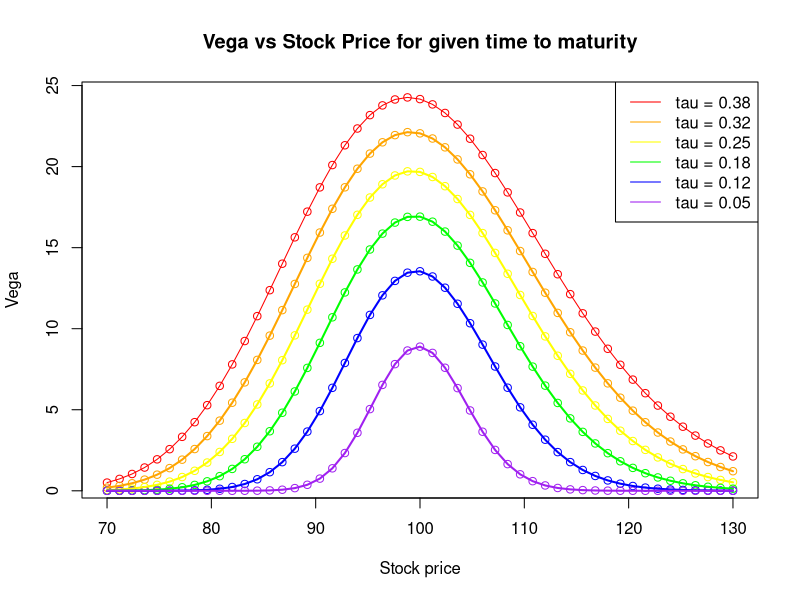
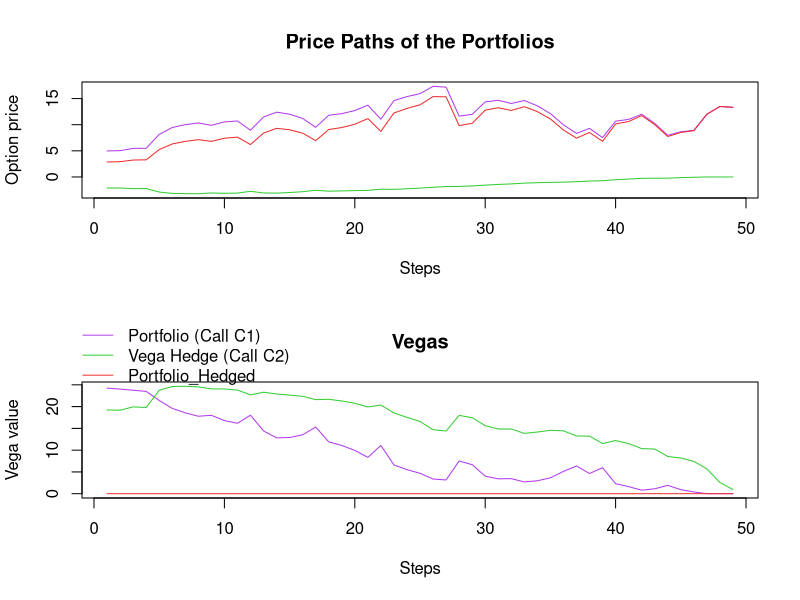

Reproduce these figures in R, in order.
rm(list = ls(all = TRUE))
graphics.off()

# Declare variables
n   = 50        # periods (steps)
S0  = 98        # initial stock price
sig = 0.2       # volatility
r   = 0.05      # risk-free interest rate
K1  = 100       # exercise price of call C1
K2  = 110       # exercise price of call C2
t0  = 6/52      # current time (1 week = 1/52)
mat = 26/52     # maturity

# Function for price of the call
black_scholes_call = function(S, K, Tau, r, sigma) {
                 y = (log(S/K) + (r - sigma^2/2) * Tau)/(sigma * sqrt(Tau))
                 v = S * pnorm(y + sigma * sqrt(Tau)) - exp(-r * Tau) * K * pnorm(y)
                 return(v)
}

# Function for vega
black_scholes_vega = function(S, K, Tau, r, sigma) {
                 y = (log(S/K) + (r - sigma^2/2) * Tau)/(sigma * sqrt(Tau))
                 v = S * sqrt(Tau) * dnorm(y + sigma * sqrt(Tau))
                 return(v)
}


GeneratePaths = function(S0, sig, maturity, K1, K2, r, n, t0) {
          dt 	= (maturity - t0)/n             # period between steps n 
          t 	= seq(t0, maturity, l = n)      # maturity - t0 divided in n intervals
          tau = maturity - t                  # time to maturity
  
  # Simulate the stock price path
  Wt 	= c(0, sqrt(dt) * cumsum(rnorm(n - 1, 0, 1)))
  S 	= S0 * exp((r - 0.5 * sig^2) * t + sig * Wt)
  
  # Compute vegas and the associated hedging costs
  C1              = black_scholes_call(S, K1, tau, r, sig)
  C2              = black_scholes_call(S, K2, tau, r, sig)
  vega1           = black_scholes_vega(S, K1, tau, r, sig)
  vega2           = black_scholes_vega(S, K2, tau, r, sig)
  hedge_costs     = c(-vega1[1]/vega2[1] * C2[1], -(vega1[2:n]/vega2[2:n]) * C2[2:(n)])
  ptf_hedged      = C1 + hedge_costs
  vega3           = vega1 + (hedge_costs / C2) * vega2
  
  # Result
  result = data.frame(C1 = C1[1:(n-1)], CumCosts = hedge_costs[1:(n-1)], ptf_hedged = ptf_hedged[1:(n-1)],
                      vega1 = vega1[1:(n-1)],vega2 = vega2[1:(n-1)],vega3 = vega3[1:(n-1)])
                      return(result)
}

# Run simulation of the result
sim = GeneratePaths(S0 = S0, sig = sig, maturity = mat, K1 = K1, K2 = K2, r = r, n = n, 
                    t0 = t0)


# Plot vega vs sigma for different time to maturities
# parameter settings
Smin   = 70         # lower bound of stock price
Smax   = 130        # upper bound of stock price
taumin = 0.05       # lower bound of time to maturity
taumax = 20/52      # upper bound of time to maturity
S0     = 98         # initial stock price
K      = 100        # strike price
r      = 0.05       # interest rate
sigma  = 0.2        # volatility
steps  = 50
tsteps = 5
T      = 26/52
St     = seq(Smax, Smin, by = -(Smax - Smin)/(steps))
taus   = seq(taumax, taumin, by = -(taumax - taumin)/tsteps)  # different time to maturity
vega   = matrix(0, (steps + 1), length(taus))


# Calculation of vega for the different Stock price at constant time to maturity
for (i in 1:length(taus)) {
  vega[, i] = black_scholes_vega(St, K, taus[i], r, sigma)
}
plot(St, vega[, 1], col = "red", xlab = "Stock price", ylab = "Vega", main = "Vega vs Stock Price for given time to maturity")
lines(St, vega[, 1], col = "red")

points(St, vega[, 2], col = "orange")
points(St, vega[, 3], col = "yellow")
points(St, vega[, 4], col = "green")
points(St, vega[, 5], col = "blue")
points(St, vega[, 6], col = "purple")

lines(St, vega[, 2], col = "orange", lwd = 2)
lines(St, vega[, 3], col = "yellow", lwd = 2)
lines(St, vega[, 4], col = "green", lwd = 2)
lines(St, vega[, 5], col = "blue", lwd = 2)
lines(St, vega[, 6], col = "purple", lwd = 2)

legend("topright", c(paste("tau =", round(taus[1:6], digits = 2))), col = c("red","orange","yellow","green","blue", 
                                                                            "purple" ), lty = 1) 

# Prepare second screen
dev.new()
split.screen(c(2, 1))

# Plot the Option prices
screen(1)
plot(x = 1:nrow(sim), y = sim[, 1], main = "Price Paths of the Portfolios", xlab = "Steps", ylab = "Option price", 
     ylim = c(min(sim[, 1], sim[, 2], sim[, 3]), max(sim[, 1], sim[, 2], sim[, 3])), 
     type = "l", col = "darkorchid2")
lines(x = 1:nrow(sim), y = sim[, 2], col = "limegreen")
lines(x = 1:nrow(sim), y = sim[, 3], col = "firebrick2")

# Plot the vegas
screen(2)
plot(x = 1:nrow(sim), y = sim[, 4], main = "Vegas", xlab = "Steps", ylab = "Vega value", 
     ylim = c(min(sim[, 4], sim[, 5], sim[, 6]), max(sim[, 4], sim[, 5], sim[, 6])), 
     type = "l", col = "darkorchid2")
lines(x = 1:nrow(sim), y = sim[, 5], col = "limegreen")
lines(x = 1:nrow(sim), y = sim[, 6], col = "firebrick2")
par(xpd=TRUE)
legend(x=-2, y = 41, legend=c("Portfolio (Call C1)", "Vega Hedge (Call C2)", "Portfolio_Hedged"),
       lty=1, lwd=1, col=c("darkorchid2", "limegreen", "firebrick2"),bty = "n")

